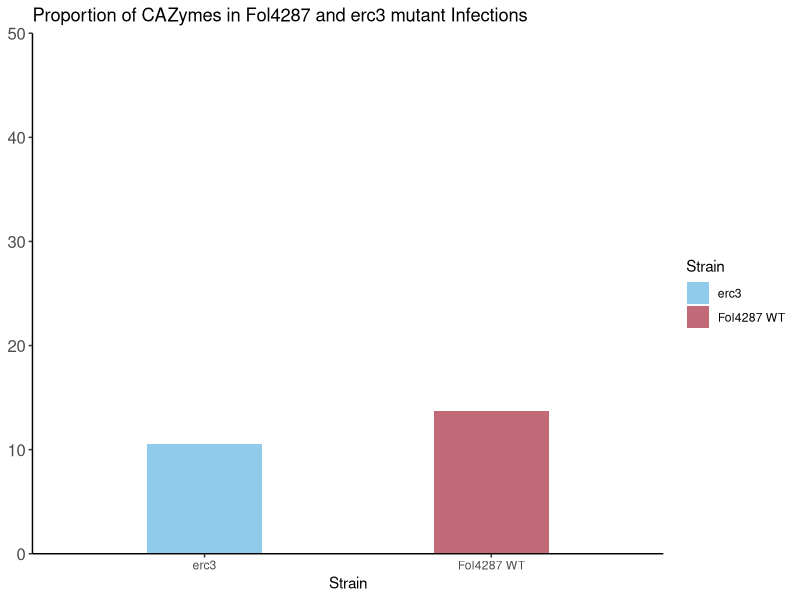

This figure's R source:
# Load necessary libraries
library(ggplot2)  # For creating the plot
library(dplyr)    # For data manipulation (not used here but loaded for consistency)

# Define the data frame with strain-wise percentage of upregulated CAZymes
data <- data.frame(
  Strain = c("erc3", "Fol4287 WT"),  # Two fungal strains: mutant and wild type
  CAZymes_Type = c("Upregulated effectors upon infection", "Upregulated effectors upon infection"),  # Shared description
  Count = c(10.5, 13.7)  # Percent of CAZymes upregulated during infection
)

# Create the bar plot
ggplot(data, aes(fill = Strain, y = Count, x = Strain)) +
  # Add bars with adjusted width and dodge for spacing
  geom_bar(stat = "identity", width = 0.4, position = position_dodge(width = 0.1)) +
  
  # Set plot title and axis labels
  labs(title = "Proportion of CAZymes in Fol4287 and erc3 mutant Infections",
       x = "Strain",
       y = "Percent Effectors") +
  
  # Limit y-axis to a max of 50% for better readability and consistent scaling
  scale_y_continuous(limits = c(0, 50), expand = c(0, 0)) +
  
  # Set custom colors for each strain
  scale_fill_manual(values = c("Fol4287 WT" = "#C26A77", "erc3" = "#90CBEC")) +
  
  # Theme customizations for cleaner look
  theme(
    panel.background = element_rect(fill = 'transparent'),  # Transparent background
    axis.text.y = element_text(size = 12),                  # Y-axis tick text size
    axis.title.y = element_blank(),                         # Remove y-axis label
    axis.line = element_line(colour = "black")              # Add black axis lines
  )
